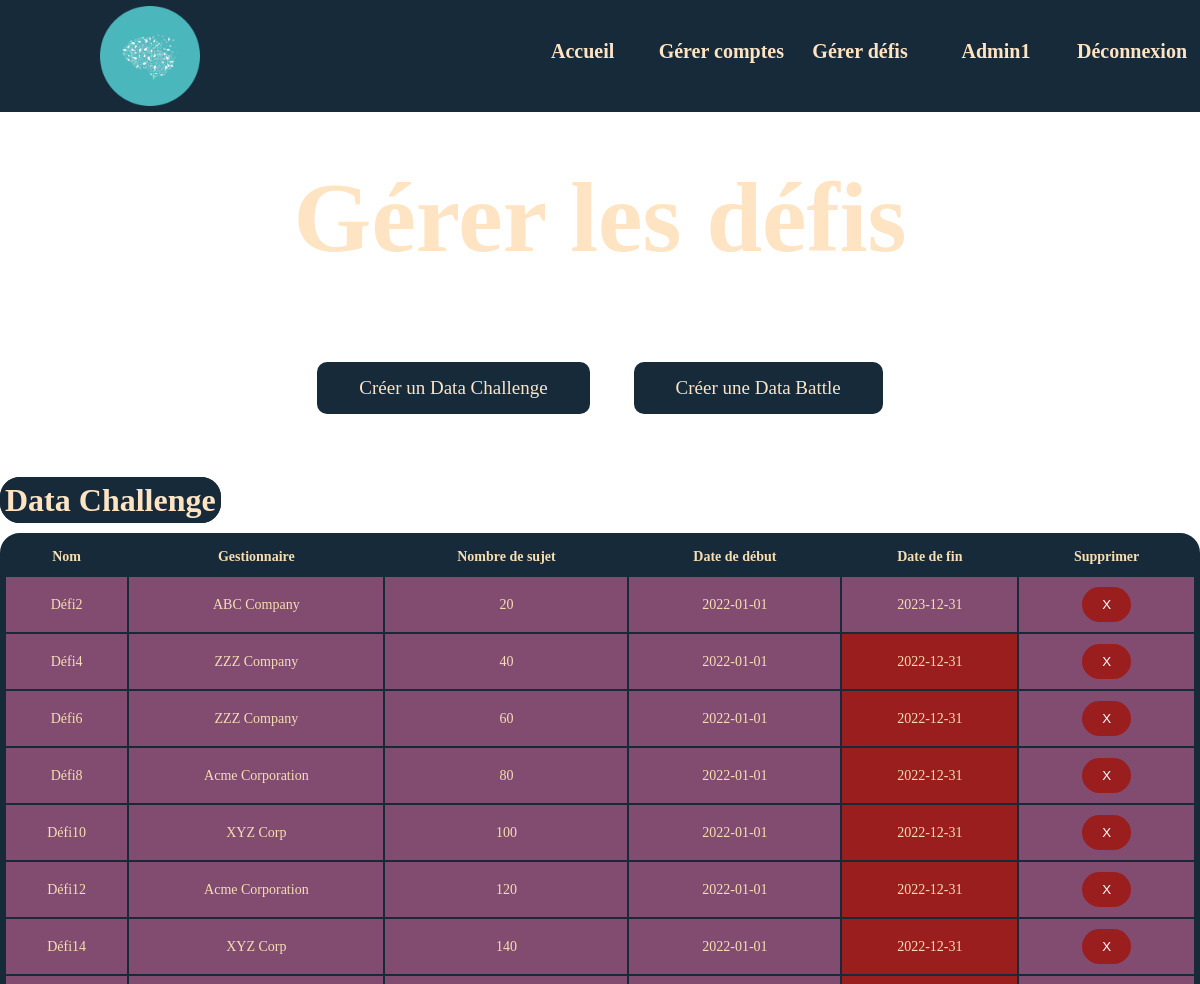
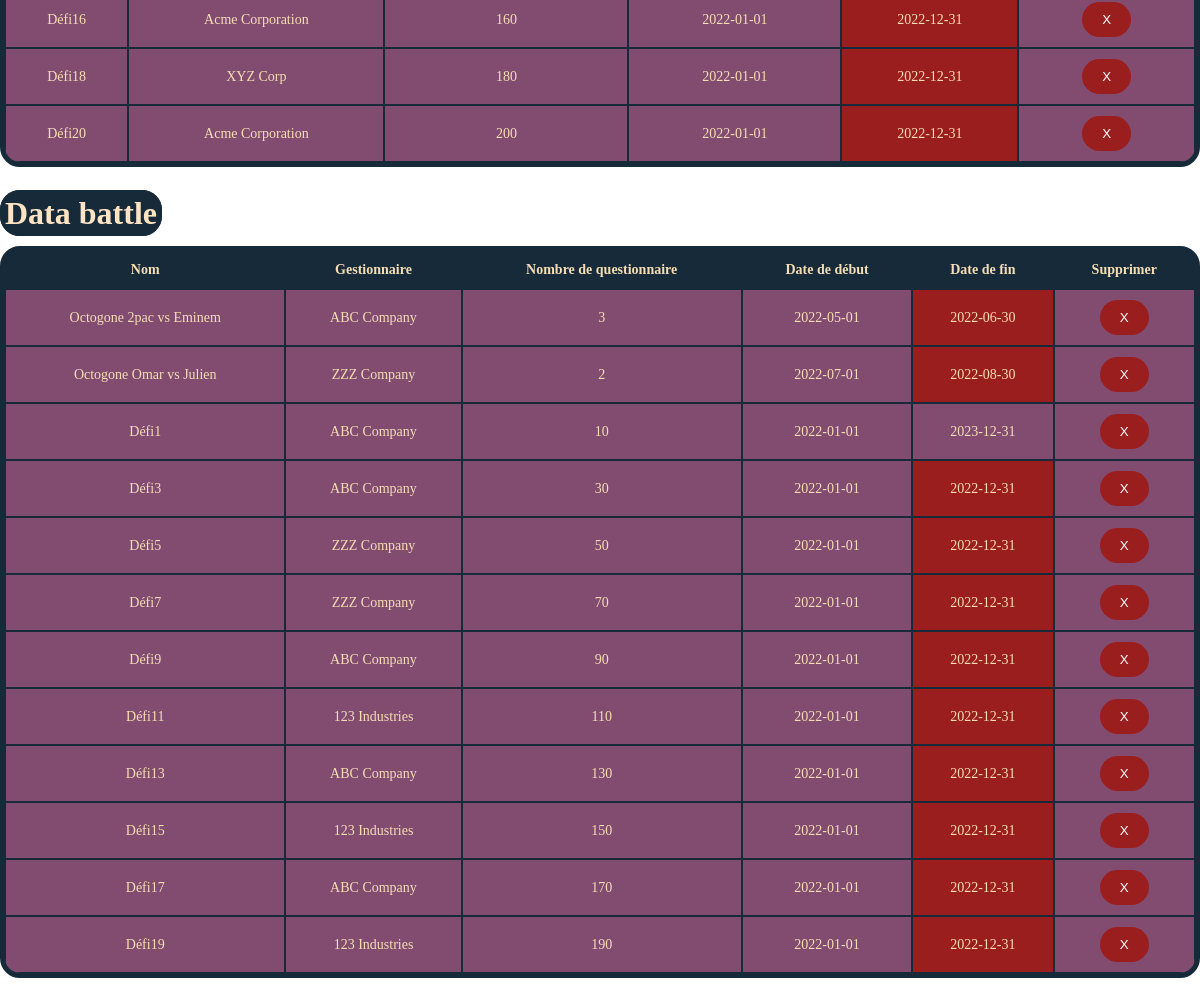
The page /php/gererDefi.php (signed in) on the database its author committed (2 pictures, top to bottom).
### tables this page shows
CREATE TABLE DataDefi(
    idDataDefi INTEGER PRIMARY KEY AUTO_INCREMENT,
    idGestionnaire INTEGER,
    typeD VARCHAR(50),
    nombreSujet INTEGER,
    nombreQuestionnaire INTEGER,
    nom TEXT,
    dateDebut DATE DEFAULT (CURRENT_DATE),
    dateFIN DATE,
    descriptionD TEXT,
    
    FOREIGN KEY (idGestionnaire) REFERENCES Gestionnaire (idLogin) ON DELETE SET NULL
);

CREATE TABLE Gestionnaire(
    idLogin INTEGER PRIMARY KEY,
    nom VARCHAR(50),
    prenom VARCHAR(50),
    entreprise VARCHAR(255),
    telephone VARCHAR(10),
    mail VARCHAR(255),
    dateDebut DATE DEFAULT (CURRENT_DATE),
    dateFin DATE,
    FOREIGN KEY (idLogin) REFERENCES Login (idLogin) ON DELETE CASCADE
);

### php/fonctionGetBDD.php (called while the page is built, shortened)
<?php
function getGestionnaireParId($connexion, $idGestionnaire)
{
    try {
        $query = "SELECT Gestionnaire.idLogin, Gestionnaire.nom, Gestionnaire.prenom, Gestionnaire.entreprise, Gestionnaire.telephone, Gestionnaire.mail, Gestionnaire.dateDebut, Gestionnaire.dateFin, Login.nomUtilisateur
                  FROM Gestionnaire
                  INNER JOIN Login ON Gestionnaire.idLogin = Login.idLogin
                  WHERE Gestionnaire.idLogin = ?";
        $idLogin = $nom = $prenom = $entreprise = $telephone = $mail = $dateDebut = $dateFin = $nomUtilisateur = null;
        $stmt = $connexion->prepare($query);
        $stmt->bind_param("i", $idGestionnaire);
        $stmt->execute();
        $stmt->bind_result($idLogin, $nom, $prenom, $entreprise, $telephone, $mail, $dateDebut, $dateFin, $nomUtilisateur);
        $gestionnaire = array(
            "idLogin" => $idLogin,
            "nom" => $nom,
            "prenom" => $prenom,
            "entreprise" => $entreprise,
            "telephone" => $telephone,
            "mail" => $mail,
            "dateDebut" => $dateDebut,
            "dateFin" => $dateFin,
            "nomUtilisateur" => $nomUtilisateur
        );
        return $gestionnaire;
    } catch (Exception $e) {
        echo "Une erreur est survenue : " . $e->getMessage();
        return null;
    }
}
function getUtilisateurParId($connexion, $idUtilisateur)
{
    $query = "SELECT idLogin, nomUtilisateur, mdp, type
              FROM Login
              WHERE idLogin = ?";
    $idLogin = $nomUtilisateur = $mdp = $type = null;
    try {
        $stmt = $connexion->prepare($query);
        $stmt->bind_param("i", $idUtilisateur);
        $stmt->execute();
        $stmt->bind_result($idLogin, $nomUtilisateur, $mdp, $type);
        $utilisateur = array(
            "idLogin" => $idLogin,
            "nomUtilisateur" => $nomUtilisateur,
            "mdp" => $mdp,
            "type" => $type
        );
        return $utilisateur;
    } catch (Exception $e) {
        echo "Une erreur est survenue : " . $e->getMessage();
        return null;
    }
}
function getAllDataChallenge($connexion)
{
    $query = "SELECT idDataDefi, idGestionnaire, typeD, nombreSujet, nombreQuestionnaire, nom, dateDebut, dateFin FROM DataDefi WHERE typeD = 'Challenge'";
    try {
        $stmt = $connexion->prepare($query);
        $stmt->execute();
        $stmt->bind_result($idDataDefi, $idGestionnaire, $typeD, $nombreSujet, $nombreQuestionnaire, $nom, $dateDebut, $dateFin);
        $tableDataDefi = array();
        while ($stmt->fetch()) {
            $dataDefi = array(
                "idDataDefi" => $idDataDefi,
                "idGestionnaire" => $idGestionnaire,
                "typeD" => $typeD,
                "nombreSujet" => $nombreSujet,
                "nombreQuestionnaire" => $nombreQuestionnaire,
                "nom" => $nom,
                "dateDebut" => $dateDebut,
                "dateFin" => $dateFin
            );
            $tableDataDefi[] = $dataDefi;
        }
        return $tableDataDefi;
    } catch (Exception $e) {
        echo "Une erreur est survenue : " . $e->getMessage();
        return null;
    }
}
function getAllDataBattle($connexion)
{
    $query = "SELECT idDataDefi, idGestionnaire, typeD, nombreSujet, nombreQuestionnaire, nom, dateDebut, dateFin FROM DataDefi WHERE typeD = 'Battle'";
    try {
        $stmt = $connexion->prepare($query);
        $stmt->execute();
        $stmt->bind_result($idDataDefi, $idGestionnaire, $typeD, $nombreSujet, $nombreQuestionnaire, $nom, $dateDebut, $dateFin);
        $tableDataDefi = array();
        while ($stmt->fetch()) {
            $dataDefi = array(
                "idDataDefi" => $idDataDefi,
                "idGestionnaire" => $idGestionnaire,
                "typeD" => $typeD,
                "nombreSujet" => $nombreSujet,
                "nombreQuestionnaire" => $nombreQuestionnaire,
                "nom" => $nom,
                "dateDebut" => $dateDebut,
                "dateFin" => $dateFin
            );
            $tableDataDefi[] = $dataDefi;
        }
        return $tableDataDefi;
    } catch (Exception $e) {
        echo "Une erreur est survenue : " . $e->getMessage();
        return null;
    }
}
?>

### php/gererDefi.php (the view, shortened to what this page needs)
<!DOCTYPE html PUBLIC "-//W3C//DTD HTML 4.01 Transitional//EN">
<html>
<head>
    <link rel="stylesheet" type="text/css" href="../css/gererCompte.css">
</head>
<body>
    <?php
    require 'navbar.php';
    require_once 'fonctionGetBDD.php';
    require_once 'fonctionCreateBDD.php';
    ?>
    <h1 class="titre">Gérer les défis</h1>
    <div class="type">
        <a href="creerChallenge.php" class="button">Créer un Data Challenge</a>
        <a href="creerBattle.php" class="button">Créer une Data Battle</a>
    </div>
    <?php
    if (isset($_SESSION['type']) && $_SESSION['type'] == 'Administrateur') {
        $connexion = connect($usernamedb, $passworddb, $dbname);
        $challenges = getAllDataChallenge($connexion);
        echo "<div class='divElement'> ";
        echo '<div class="divTitre">';
        echo '<h2 class= "titre2">Data Challenge</h2>';
        echo '</div>';
        if ($challenges) {
            $connexion = connect($usernamedb, $passworddb, $dbname);
            echo '<table class="table">';
            echo "<tr><th>Nom</th><th>Gestionnaire</th><th>Nombre de sujet</th><th>Date de début</th><th>Date de fin</th><th>Supprimer</th></tr>";
            foreach ($challenges as $challenge) {
                echo "<tr id='login_" . $challenge['idDataDefi'] . "'>";
                echo "<td>" . $challenge['nom'] . "</td>";
                $gestionnaire = getGestionnaireParId($connexion, $challenge['idGestionnaire']);
                echo "<td>" . $gestionnaire['entreprise'] . "</td>";
                echo "<td>" . $challenge['nombreSujet'] . "</td>";
                echo "<td>" . $challenge['dateDebut'] . "</td>";
                if ($challenge['dateFin'] < date("Y-m-d")) {
                    echo "<td class = 'dateFin'>" . $challenge['dateFin'] . "</td>";
                } else {
                    echo "<td>" . $challenge['dateFin'] . "</td>";
                }
                echo "<td class='buttonTd'><button class='buttonSupp' onclick='supprimer(" . $challenge["idDataDefi"] . ")'>X</button></td>";
                echo "</tr>";
            }
            echo "</table>";
        } else {
            echo "<div class='divErreur'>";
            echo "<p class='vide'>Aucune Data Battle</p>";
            echo "</div>";
        }
        echo "</div>";
        $connexion = connect($usernamedb, $passworddb, $dbname);
        $battles = getAllDataBattle($connexion);
        echo "<div class='divElement'> ";
        echo '<h2 class= "titre2">Data battle</h2>';
        if ($battles) {
            $connexion = connect($usernamedb, $passworddb, $dbname);
            echo '<table class="table">';
            echo "<tr><th>Nom</th><th>Gestionnaire</th><th>Nombre de questionnaire</th><th>Date de début</th><th>Date de fin</th><th>Supprimer</th></tr>";
            foreach ($battles as $battle) {
                echo "<tr id='login_" . $battle['idDataDefi'] . "'>";
                echo "<td>" . $battle['nom'] . "</td>";
                $gestionnaire = getGestionnaireParId($connexion, $battle['idGestionnaire']);
                echo "<td>" . $gestionnaire['entreprise'] . "</td>";
                echo "<td>" . $battle['nombreQuestionnaire'] . "</td>";
                echo "<td>" . $battle['dateDebut'] . "</td>";
                if ($battle['dateFin'] < date("Y-m-d")) {
                    echo "<td class = 'dateFin'>" . $battle['dateFin'] . "</td>";
                } else {
                    echo "<td>" . $battle['dateFin'] . "</td>";
                }
                echo "<td class='buttonTd'><button class='buttonSupp' onclick='supprimer(" . $battle["idDataDefi"] . ")'>X</button></td>";
                echo "</tr>";
            }
            echo "</table>";
        } else {
            echo "<div class='divErreur'>";
            echo "<p class='vide'>Aucun Data Challenge</p>";
            echo "</div>";
        }
        echo "</div>";
    }
    else {
        header("Location: ../index.php");
        exit();
    }
    ?>
</body>
</html>

### php/navbar.php (shortened to what this page needs)
<head>
    <link rel="stylesheet" type="text/css" href="/css/navbar.css" />
</head>
<header>
    <?php
    require_once 'fonctionGetBDD.php';
    require_once 'fonctionCreateBDD.php';
    ?>
    <div id="navbar">
        <div class="top">
            <div class="divLogo">
                <a href="/index.php"><img class="logo" src="/images/iapau_round.png" alt="Logo"> </a>
            </div>
            <div class="droite">
                <nav class="navbar">
                    <ul class="menu">
                        <li><a class="hover-underline-animation" href="/index.php">Accueil</a></li>
                        <?php
                        if (empty($_SESSION['type'])) {
                            echo '<li><a class="hover-underline-animation" href="/php/datainfo.php">Les défis</a></li>';
                            echo '<li><a class="hover-underline-animation" href="/php/gagnants.php">Les gagnants</a></li>';
                            echo '<li><a class="hover-underline-animation" href="/php/connexion.php">Se connecter</a></li>';
                            echo '<li><a class="hover-underline-animation" href="/php/register.php">Inscription</a></li>';
                        } else {
                            if ($_SESSION['type'] == "Administrateur") {
                                echo '<li><a class="hover-underline-animation" href="/php/gererCompte.php">Gérer comptes</a></li>';
                                echo '<li><a class="hover-underline-animation" href="/php/gererDefi.php">Gérer défis</a></li>';
                            }
                            $connexion = connect($usernamedb, $passworddb, $dbname);
                            $user = getUtilisateurParId($connexion, $_SESSION['id']);
                            echo '<li><a class="hover-underline-animation" href="/php/monProfil.php">' . $user['nomUtilisateur'] . '</a></li>';
                            echo '<li><a class="hover-underline-animation" href="/php/deconnexion.php">Déconnexion</a></li>';
                        }
                        ?>
                    </ul>
                </nav>
            </div>
        </div>
    </div>
</header>

### css/gererCompte.css (style rules this page uses)
body { background-image: url(../images/image.jpg); background-repeat: repeat; background-size: contain; }
.titre { margin-top: 1.6em; text-align: center; font-size: 100px; color: bisque; }
.table { margin-top: 1em; width: 100%; font-size: 14px; background-color: #172A3A; border-collapse: separate; border-radius: 20px; overflow: hidden; border-spacing: 0; text-align: center; border: 5px solid #172A3A; margin-bottom: 2em; }
.table th, .table td { border: 1px solid #172A3A; padding: 10px; color: wheat; }
.table td { background-color: #824C71; }
.table tr:nth-child(even) { background-color: #824C71; }
.buttonTd { text-align: center; }
.buttonSupp { border-radius: 20px; padding: 10px 20px; background-color: #9b1e1e; color: #fff; border: none; cursor: pointer; }
.dateFin { background-color: #9b1e1e !important; }
.titre2 { margin-top: 1.6em; color: bisque; font-size: 2em; background-color: #172A3A; display: inline; border-radius: 20px; border: 5px solid #172A3A; }
.divElement { margin-top: 1em; }
.type { text-align: center; margin-bottom: 3em; }
.button { display: inline-block; padding: 15px 42px; background-color: #172A3A; color: bisque; text-align: center; text-decoration: none; font-size: 19px; border: none; cursor: pointer; margin: 20px; border-radius: 10px; }

### css/navbar.css (style rules this page uses)
.menu { display: flex; justify-content: center; flex-wrap: wrap; height: 10vh; }
.menu li { list-style-type: none; }
.menu a { min-width: 120px; margin: 0.5rem; padding: 1rem 0; text-align: center; text-decoration: none; font-weight: bold; font-size: 20px; }
.hover-underline-animation { display: inline-block; position: relative; color: bisque; }
.hover-underline-animation::after { content: ''; position: absolute; width: 100%; transform: scaleX(0); height: 2px; bottom: 0; left: 0; background-color: bisque; transform-origin: bottom right; transition: transform 0.25s ease-out; }
.top { display: flex; justify-content: space-between; align-items: center; }
.droite { display: flex; justify-content: flex-end; }
.logo { width: 100px; height: auto; margin-left: 100px; }
#navbar { overflow: hidden; position: fixed; top: 0; z-index: 10000; width: 100%; background-color: #172A3A; width: 100%; }
body { margin-top: 14vh; }
body { margin: 0; padding: 0; }

### rows shown on the page
datadefi: nom "Défi2", idGestionnaire.entreprise "ABC Company", nombreSujet "20", dateDebut "2022-01-01", dateFIN "2023-12-31"
datadefi: nom "Défi4", idGestionnaire.entreprise "ZZZ Company", nombreSujet "40", dateDebut "2022-01-01", dateFIN "2022-12-31"
datadefi: nom "Défi6", idGestionnaire.entreprise "ZZZ Company", nombreSujet "60", dateDebut "2022-01-01", dateFIN "2022-12-31"
datadefi: nom "Défi8", idGestionnaire.entreprise "Acme Corporation", nombreSujet "80", dateDebut "2022-01-01", dateFIN "2022-12-31"
datadefi: nom "Défi10", idGestionnaire.entreprise "XYZ Corp", nombreSujet "100", dateDebut "2022-01-01", dateFIN "2022-12-31"
datadefi: nom "Défi12", idGestionnaire.entreprise "Acme Corporation", nombreSujet "120", dateDebut "2022-01-01", dateFIN "2022-12-31"
datadefi: nom "Défi14", idGestionnaire.entreprise "XYZ Corp", nombreSujet "140", dateDebut "2022-01-01", dateFIN "2022-12-31"
datadefi: nom "Défi16", idGestionnaire.entreprise "Acme Corporation", nombreSujet "160", dateDebut "2022-01-01", dateFIN "2022-12-31"
datadefi: nom "Défi18", idGestionnaire.entreprise "XYZ Corp", nombreSujet "180", dateDebut "2022-01-01", dateFIN "2022-12-31"
datadefi: nom "Défi20", idGestionnaire.entreprise "Acme Corporation", nombreSujet "200", dateDebut "2022-01-01", dateFIN "2022-12-31"
datadefi: nom "Octogone 2pac vs Eminem", idGestionnaire.entreprise "ABC Company", nombreQuestionnaire "3", dateDebut "2022-05-01", dateFIN "2022-06-30"
datadefi: nom "Octogone Omar vs Julien", idGestionnaire.entreprise "ZZZ Company", nombreQuestionnaire "2", dateDebut "2022-07-01", dateFIN "2022-08-30"
datadefi: nom "Défi1", idGestionnaire.entreprise "ABC Company", nombreQuestionnaire "10", dateDebut "2022-01-01", dateFIN "2023-12-31"
datadefi: nom "Défi3", idGestionnaire.entreprise "ABC Company", nombreQuestionnaire "30", dateDebut "2022-01-01", dateFIN "2022-12-31"
datadefi: nom "Défi5", idGestionnaire.entreprise "ZZZ Company", nombreQuestionnaire "50", dateDebut "2022-01-01", dateFIN "2022-12-31"
datadefi: nom "Défi7", idGestionnaire.entreprise "ZZZ Company", nombreQuestionnaire "70", dateDebut "2022-01-01", dateFIN "2022-12-31"
datadefi: nom "Défi9", idGestionnaire.entreprise "ABC Company", nombreQuestionnaire "90", dateDebut "2022-01-01", dateFIN "2022-12-31"
datadefi: nom "Défi11", idGestionnaire.entreprise "123 Industries", nombreQuestionnaire "110", dateDebut "2022-01-01", dateFIN "2022-12-31"
datadefi: nom "Défi13", idGestionnaire.entreprise "ABC Company", nombreQuestionnaire "130", dateDebut "2022-01-01", dateFIN "2022-12-31"
datadefi: nom "Défi15", idGestionnaire.entreprise "123 Industries", nombreQuestionnaire "150", dateDebut "2022-01-01", dateFIN "2022-12-31"
datadefi: nom "Défi17", idGestionnaire.entreprise "ABC Company", nombreQuestionnaire "170", dateDebut "2022-01-01", dateFIN "2022-12-31"
datadefi: nom "Défi19", idGestionnaire.entreprise "123 Industries", nombreQuestionnaire "190", dateDebut "2022-01-01", dateFIN "2022-12-31"

### other values the page prints
$user['nomUtilisateur'] "Admin1"
